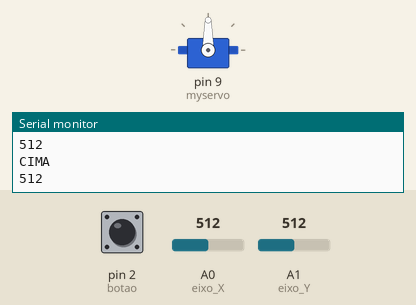
Recording of a sketch running on a simulated Arduino Uno, built with avr-gcc and run on an emulated ATmega328P. On the bench: servo, the last lines printed to the serial monitor. The test bench sets the inputs (shaded band); at power-on: A0 (eixo_X) = 512, A1 (eixo_Y) = 512, pin 2 (botao) HIGH.

Above: at 1.2 s.
1.3 s: A0 (eixo_X) set to 495
At 4.2 s:
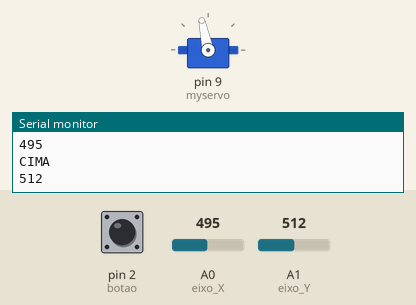
4.3 s: A1 (eixo_Y) set to 716
At 5.4 s:
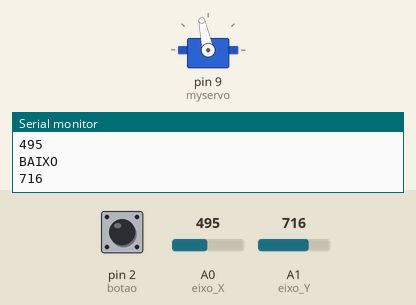
6.5 s: A0 (eixo_X) set to 511
At 9.4 s:
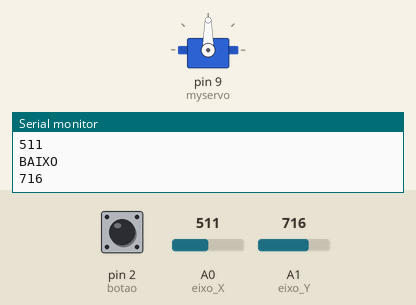
9.5 s: pin 2 (botao) pulled LOW for 3.2 s
15.7 s: A0 (eixo_X) set to 306
At 16.7 s:
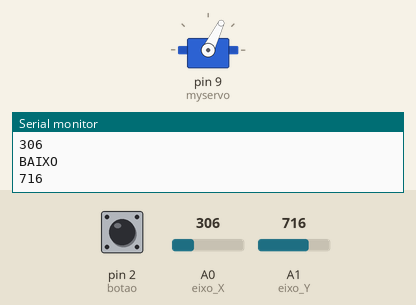
17.2 s: A0 (eixo_X) set to 515
At 20.4 s:
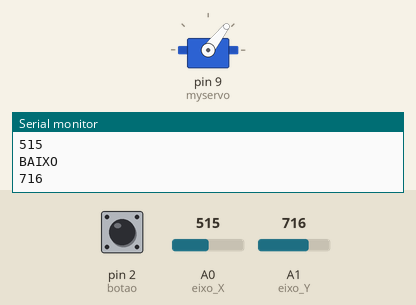
Timing chart, 0 to 25.5 s (numbered marks = the images above; inputs shaded):
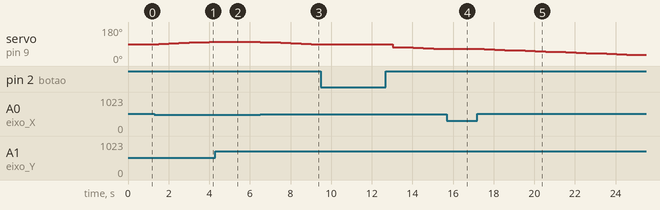

Measured:
- the behaviour switches between 504 and 505 on A0 (eixo_X) (found by bisection; images 2 and 3)
- after the input at 1.3 s, servo on pin 9 (myservo): moves from 90° to 102° over 2.5 s, starting after 0.21 s
- after the input at 4.3 s, servo on pin 9 (myservo): stays 102° (without the input it goes to 104° after 0.21 s)
- after the input at 6.5 s, servo on pin 9 (myservo): moves from 102° to 90° over 2.5 s, starting at once
- after the input at 15.7 s, servo on pin 9 (myservo): stays 64° (without the input it goes to 62° after 0.34 s)
- after the input at 17.2 s, servo on pin 9 (myservo): moves from 64° to 32° over 7.5 s, starting after 0.35 s

The sketch:

Joy_e_servo.ino
```cpp
#include <Servo.h>

Servo myservo;

int botao = 2; //PINO REFERENTE A LIGAÇÃO NO PINO KEY (EIXO Z)
int val=90;

void setup(){
  pinMode (botao, INPUT_PULLUP); //DEFINE A PORTA COMO ENTRADA / "_PULLUP" É PARA ATIVAR O RESISTOR INTERNO
  //DO ARDUINO PARA GARANTIR QUE NÃO EXISTA FLUTUAÇÃO ENTRE 0 (LOW) E 1 (HIGH)
  myservo.attach(9);
  myservo.write(90);
  Serial.begin (9600); //INICIALIZA O MONITOR SERIAL
}
void loop(){
  int eixo_X= A0; //PINO REFERENTE A LIGAÇÃO DO EIXO X
  int eixo_Y = A1; //PINO REFERENTE A LIGAÇÃO DO EIXO Y
  int acao0 = (analogRead(eixo_X));

    if((acao0 < 505) and (val < 180)){ //SE LEITURA FOR IGUAL A 0, FAZ
        Serial.println("PARA ESQUERDA"); //IMPRIME O TEXTO NO MONITOR SERIAL
        Serial.println(acao0);
        val++;
    }
     if((analogRead(eixo_X)) > 510 and (val > 0)){ //SE LEITURA FOR IGUAL A 1023, FAZ
        Serial.println("PARA DIREITA"); //IMPRIME O TEXTO NO MONITOR SERIAL
        Serial.println((analogRead(eixo_X)));
        val--;
    }


     if((analogRead(eixo_Y)) < 513 and (val < 180)){ //SE LEITURA FOR IGUAL A 0, FAZ
        Serial.println("CIMA"); //IMPRIME O TEXTO NO MONITOR SERIAL
        Serial.println((analogRead(eixo_Y)));
        val++;
      }
      if((analogRead(eixo_Y)) > 517 and (val > 0)){ //SE LEITURA FOR IGUAL A 1023, FAZ
        Serial.println("BAIXO"); //IMPRIME O TEXTO NO MONITOR SERIAL
        Serial.println((analogRead(eixo_Y)));
        val--;
      }

      myservo.write(val);

      if(digitalRead(botao) == LOW){ //SE LEITURA FOR IGUAL A HIGH, FAZ
         Serial.println("BOTAO PRESSIONADO"); //IMPRIME O TEXTO NO MONITOR SERIAL
         myservo.write(90);
      }

      //Serial.println(val);

    delay(500); //INTERVALO DE 500 MILISSEGUNDOS
}
```
